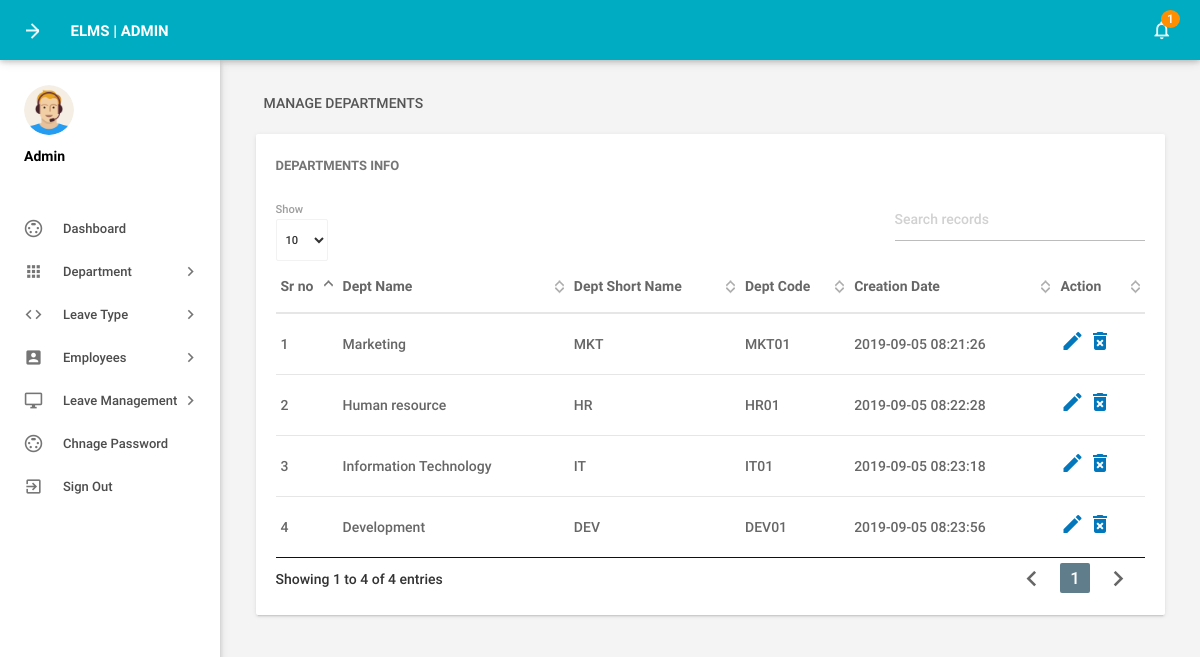
Page /elms/admin/managedepartments.php (signed in) on the committed database.
### tables this page shows
CREATE TABLE `tbldepartments` (
  `id` int(11) NOT NULL,
  `DepartmentName` varchar(150) DEFAULT NULL,
  `DepartmentShortName` varchar(100) NOT NULL,
  `DepartmentCode` varchar(50) DEFAULT NULL,
  `CreationDate` timestamp NULL DEFAULT CURRENT_TIMESTAMP
);

### elms/admin/managedepartments.php (the view, shortened to what this page needs)
<?php
include('includes/config.php');
if(strlen($_SESSION['alogin'])==0)
    {
header('location:index.php');
}
else{
    ?>
<!DOCTYPE html>
<html lang="en">
    <head>
        <link type="text/css" rel="stylesheet" href="../assets/plugins/materialize/css/materialize.min.css"/>
        <link href="../assets/plugins/material-preloader/css/materialPreloader.min.css" rel="stylesheet">
        <link href="../assets/plugins/datatables/css/jquery.dataTables.min.css" rel="stylesheet">
        <link href="../assets/css/alpha.min.css" rel="stylesheet" type="text/css"/>
        <link href="../assets/css/custom.css" rel="stylesheet" type="text/css"/>
    </head>
    <body>
       <?php include('includes/header.php');?>
       <?php include('includes/sidebar.php');?>
            <main class="mn-inner">
                <div class="row">
                    <div class="col s12">
                        <div class="page-title">Manage Departments</div>
                    </div>
                    <div class="col s12 m12 l12">
                        <div class="card">
                            <div class="card-content">
                                <span class="card-title">Departments Info</span>
                                <table id="example" class="display responsive-table ">
                                    <thead>
                                        <tr>
                                            <th>Sr no</th>
                                            <th>Dept Name</th>
                                            <th>Dept Short Name</th>
                                            <th>Dept Code</th>
                                            <th>Creation Date</th>
                                            <th>Action</th>
                                        </tr>
                                    </thead>
                                    <tbody>
<?php $sql = "SELECT * from tbldepartments";
$query = $dbh -> prepare($sql);
$query->execute();
$results=$query->fetchAll(PDO::FETCH_OBJ);
$cnt=1;
if($query->rowCount() > 0)
{
foreach($results as $result)
{               ?>
                                        <tr>
                                            <td> <?php echo htmlentities($cnt);?></td>
                                            <td><?php echo htmlentities($result->DepartmentName);?></td>
                                            <td><?php echo htmlentities($result->DepartmentShortName);?></td>
                                            <td><?php echo htmlentities($result->DepartmentCode);?></td>
                                            <td><?php echo htmlentities($result->CreationDate);?></td>
                                            <td><a href="editdepartment.php?deptid=<?php echo htmlentities($result->id);?>"><i class="material-icons">mode_edit</i></a><a href="managedepartments.php?del=<?php echo htmlentities($result->id);?>" onclick="return confirm('Do you want to delete');"> <i class="material-icons">delete_forever</i></a></td>
                                        </tr>
                                         <?php $cnt++;} }?>
                                    </tbody>
                                </table>
                            </div>
                        </div>
                    </div>
                </div>
            </main>
        </div>
        <div class="left-sidebar-hover"></div>
    </body>
</html>
<?php } ?>

### elms/admin/includes/header.php (shortened to what this page needs)
        <div class="mn-content fixed-sidebar">
            <header class="mn-header navbar-fixed">
                <nav class="cyan darken-1">
                    <div class="nav-wrapper row">
                        <section class="material-design-hamburger navigation-toggle">
                            <a href="#" data-activates="slide-out" class="button-collapse show-on-large material-design-hamburger__icon">
                                <span class="material-design-hamburger__layer"></span>
                            </a>
                        </section>
                        <div class="header-title col s3">
                            <span class="chapter-title">ELMS | Admin</span>
                        </div>
                        <ul class="right col s9 m3 nav-right-menu">
                            <li class="hide-on-small-and-down"><a href="javascript:void(0)" data-activates="dropdown1" class="dropdown-button dropdown-right show-on-large"><i class="material-icons">notifications_none</i>
<?php
$isread=0;
$sql = "SELECT id from tblleaves where IsRead=:isread";
$query = $dbh -> prepare($sql);
$query->bindParam(':isread',$isread,PDO::PARAM_STR);
$query->execute();
$unreadcount=$query->rowCount();?>
                                <span class="badge"><?php echo htmlentities($unreadcount);?></span></a></li>
                        </ul>
                    </div>
                </nav>
            </header>

### elms/admin/includes/sidebar.php (shortened to what this page needs)
   <aside id="slide-out" class="side-nav white fixed">
              <div class="side-nav-wrapper">
                  <div class="sidebar-profile">
                      <div class="sidebar-profile-image">
                          <img src="../assets/images/profile-image.png" class="circle" alt="">
                      </div>
                      <div class="sidebar-profile-info">
                              <p>Admin</p>
                      </div>
                  </div>
              <ul class="sidebar-menu collapsible collapsible-accordion" data-collapsible="accordion">
                  <li class="no-padding"><a class="waves-effect waves-grey" href="dashboard.php"><i class="material-icons">settings_input_svideo</i>Dashboard</a></li>
                  <li class="no-padding">
                      <a class="collapsible-header waves-effect waves-grey"><i class="material-icons">apps</i>Department<i class="nav-drop-icon material-icons">keyboard_arrow_right</i></a>
                  </li>
                  <li class="no-padding">
                      <a class="collapsible-header waves-effect waves-grey"><i class="material-icons">code</i>Leave Type<i class="nav-drop-icon material-icons">keyboard_arrow_right</i></a>
                  </li>
                  <li class="no-padding">
                      <a class="collapsible-header waves-effect waves-grey"><i class="material-icons">account_box</i>Employees<i class="nav-drop-icon material-icons">keyboard_arrow_right</i></a>
                  </li>
 <li class="no-padding">
                      <a class="collapsible-header waves-effect waves-grey"><i class="material-icons">desktop_windows</i>Leave Management<i class="nav-drop-icon material-icons">keyboard_arrow_right</i></a>
                  </li>
<li class="no-padding"><a class="waves-effect waves-grey" href="changepassword.php"><i class="material-icons">settings_input_svideo</i>Chnage Password</a></li>
                      <li class="no-padding">
                              <a class="waves-effect waves-grey" href="logout.php"><i class="material-icons">exit_to_app</i>Sign Out</a>
                          </li>
              </ul>
              </div>
          </aside>

### rows in the picture
tbldepartments: DepartmentName "Marketing", DepartmentShortName "MKT", DepartmentCode "MKT01", CreationDate "2019-09-05 08:21:26"
tbldepartments: DepartmentName "Human resource", DepartmentShortName "HR", DepartmentCode "HR01", CreationDate "2019-09-05 08:22:28"
tbldepartments: DepartmentName "Information Technology", DepartmentShortName "IT", DepartmentCode "IT01", CreationDate "2019-09-05 08:23:18"
tbldepartments: DepartmentName "Development", DepartmentShortName "DEV", DepartmentCode "DEV01", CreationDate "2019-09-05 08:23:56"

### other values in the picture
$unreadcount "1"
